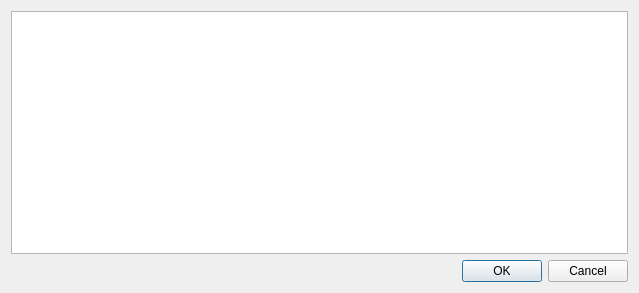
<?xml version="1.0" encoding="UTF-8"?>
<ui version="4.0">
 <class>DialogXDisasmViewColors</class>
 <widget class="QDialog" name="DialogXDisasmViewColors">
  <property name="windowModality">
   <enum>Qt::ApplicationModal</enum>
  </property>
  <property name="geometry">
   <rect>
    <x>0</x>
    <y>0</y>
    <width>639</width>
    <height>293</height>
   </rect>
  </property>
  <property name="windowTitle">
   <string>Colors</string>
  </property>
  <property name="modal">
   <bool>true</bool>
  </property>
  <layout class="QVBoxLayout" name="verticalLayout">
   <item>
    <widget class="QTableWidget" name="tableWidgetColors">
     <property name="editTriggers">
      <set>QAbstractItemView::NoEditTriggers</set>
     </property>
     <property name="selectionMode">
      <enum>QAbstractItemView::NoSelection</enum>
     </property>
     <property name="selectionBehavior">
      <enum>QAbstractItemView::SelectRows</enum>
     </property>
     <attribute name="horizontalHeaderVisible">
      <bool>false</bool>
     </attribute>
     <attribute name="horizontalHeaderStretchLastSection">
      <bool>true</bool>
     </attribute>
     <attribute name="verticalHeaderVisible">
      <bool>false</bool>
     </attribute>
     <attribute name="verticalHeaderMinimumSectionSize">
      <number>20</number>
     </attribute>
     <attribute name="verticalHeaderDefaultSectionSize">
      <number>20</number>
     </attribute>
    </widget>
   </item>
   <item>
    <layout class="QHBoxLayout" name="horizontalLayout">
     <item>
      <spacer name="horizontalSpacer">
       <property name="orientation">
        <enum>Qt::Horizontal</enum>
       </property>
       <property name="sizeHint" stdset="0">
        <size>
         <width>40</width>
         <height>20</height>
        </size>
       </property>
      </spacer>
     </item>
     <item>
      <widget class="QPushButton" name="pushButtonOK">
       <property name="text">
        <string>OK</string>
       </property>
      </widget>
     </item>
     <item>
      <widget class="QPushButton" name="pushButtonCancel">
       <property name="text">
        <string>Cancel</string>
       </property>
      </widget>
     </item>
    </layout>
   </item>
  </layout>
 </widget>
 <resources/>
 <connections/>
</ui>
